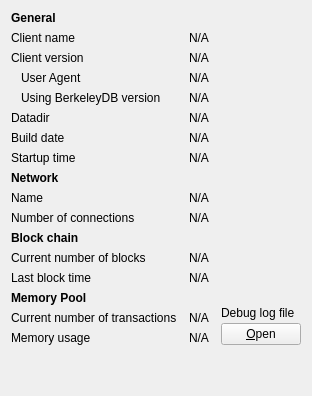
     <widget class="QWidget" name="tab_info">
      <attribute name="title">
       <string>&amp;Information</string>
      </attribute>
      <layout class="QGridLayout" name="gridLayout" columnstretch="0,1,0">
       <property name="horizontalSpacing">
        <number>12</number>
       </property>
       <item row="0" column="0">
        <widget class="QLabel" name="label_9">
         <property name="font">
          <font>
           <weight>75</weight>
           <bold>true</bold>
          </font>
         </property>
         <property name="text">
          <string>General</string>
         </property>
        </widget>
       </item>
       <item row="1" column="0">
        <widget class="QLabel" name="label_5">
         <property name="text">
          <string>Client name</string>
         </property>
        </widget>
       </item>
       <item row="1" column="1" colspan="2">
        <widget class="QLabel" name="clientName">
         <property name="cursor">
          <cursorShape>IBeamCursor</cursorShape>
         </property>
         <property name="text">
          <string>N/A</string>
         </property>
         <property name="textFormat">
          <enum>Qt::PlainText</enum>
         </property>
         <property name="textInteractionFlags">
          <set>Qt::LinksAccessibleByMouse|Qt::TextSelectableByKeyboard|Qt::TextSelectableByMouse</set>
         </property>
        </widget>
       </item>
       <item row="2" column="0">
        <widget class="QLabel" name="label_6">
         <property name="text">
          <string>Client version</string>
         </property>
        </widget>
       </item>
       <item row="2" column="1" colspan="2">
        <widget class="QLabel" name="clientVersion">
         <property name="cursor">
          <cursorShape>IBeamCursor</cursorShape>
         </property>
         <property name="text">
          <string>N/A</string>
         </property>
         <property name="textFormat">
          <enum>Qt::PlainText</enum>
         </property>
         <property name="textInteractionFlags">
          <set>Qt::LinksAccessibleByMouse|Qt::TextSelectableByKeyboard|Qt::TextSelectableByMouse</set>
         </property>
        </widget>
       </item>
       <item row="3" column="0">
        <widget class="QLabel" name="labelClientUserAgent">
         <property name="text">
          <string>User Agent</string>
         </property>
         <property name="indent">
          <number>10</number>
         </property>
        </widget>
       </item>
       <item row="3" column="1" colspan="2">
        <widget class="QLabel" name="clientUserAgent">
         <property name="cursor">
          <cursorShape>IBeamCursor</cursorShape>
         </property>
         <property name="text">
          <string>N/A</string>
         </property>
         <property name="textFormat">
          <enum>Qt::PlainText</enum>
         </property>
         <property name="textInteractionFlags">
          <set>Qt::LinksAccessibleByMouse|Qt::TextSelectableByKeyboard|Qt::TextSelectableByMouse</set>
         </property>
        </widget>
       </item>
       <item row="4" column="0">
        <widget class="QLabel" name="label_berkeleyDBVersion">
         <property name="text">
          <string>Using BerkeleyDB version</string>
         </property>
         <property name="indent">
          <number>10</number>
         </property>
        </widget>
       </item>
       <item row="4" column="1" colspan="2">
        <widget class="QLabel" name="berkeleyDBVersion">
         <property name="cursor">
          <cursorShape>IBeamCursor</cursorShape>
         </property>
         <property name="text">
          <string>N/A</string>
         </property>
         <property name="textFormat">
          <enum>Qt::PlainText</enum>
         </property>
         <property name="textInteractionFlags">
          <set>Qt::LinksAccessibleByMouse|Qt::TextSelectableByKeyboard|Qt::TextSelectableByMouse</set>
         </property>
        </widget>
       </item>
       <item row="5" column="0">
        <widget class="QLabel" name="label_05">
         <property name="text">
          <string>Datadir</string>
         </property>
        </widget>
       </item>
       <item row="5" column="1" colspan="2">
        <widget class="QLabel" name="dataDir">
         <property name="cursor">
          <cursorShape>IBeamCursor</cursorShape>
         </property>
         <property name="text">
          <string>N/A</string>
         </property>
         <property name="textFormat">
          <enum>Qt::PlainText</enum>
         </property>
         <property name="wordWrap">
          <bool>true</bool>
         </property>
         <property name="textInteractionFlags">
          <set>Qt::LinksAccessibleByMouse|Qt::TextSelectableByKeyboard|Qt::TextSelectableByMouse</set>
         </property>
        </widget>
       </item>
       <item row="6" column="0">
        <widget class="QLabel" name="label_12">
         <property name="text">
          <string>Build date</string>
         </property>
        </widget>
       </item>
       <item row="6" column="1" colspan="2">
        <widget class="QLabel" name="buildDate">
         <property name="cursor">
          <cursorShape>IBeamCursor</cursorShape>
         </property>
         <property name="text">
          <string>N/A</string>
         </property>
         <property name="textFormat">
          <enum>Qt::PlainText</enum>
         </property>
         <property name="textInteractionFlags">
          <set>Qt::LinksAccessibleByMouse|Qt::TextSelectableByKeyboard|Qt::TextSelectableByMouse</set>
         </property>
        </widget>
       </item>
       <item row="7" column="0">
        <widget class="QLabel" name="label_13">
         <property name="text">
          <string>Startup time</string>
         </property>
        </widget>
       </item>
       <item row="7" column="1" colspan="2">
        <widget class="QLabel" name="startupTime">
         <property name="cursor">
          <cursorShape>IBeamCursor</cursorShape>
         </property>
         <property name="text">
          <string>N/A</string>
         </property>
         <property name="textFormat">
          <enum>Qt::PlainText</enum>
         </property>
         <property name="textInteractionFlags">
          <set>Qt::LinksAccessibleByMouse|Qt::TextSelectableByKeyboard|Qt::TextSelectableByMouse</set>
         </property>
        </widget>
       </item>
       <item row="8" column="0">
        <widget class="QLabel" name="labelNetwork">
         <property name="font">
          <font>
           <weight>75</weight>
           <bold>true</bold>
          </font>
         </property>
         <property name="text">
          <string>Network</string>
         </property>
        </widget>
       </item>
       <item row="9" column="0">
        <widget class="QLabel" name="label_8">
         <property name="text">
          <string>Name</string>
         </property>
        </widget>
       </item>
       <item row="9" column="1" colspan="2">
        <widget class="QLabel" name="networkName">
         <property name="cursor">
          <cursorShape>IBeamCursor</cursorShape>
         </property>
         <property name="text">
          <string>N/A</string>
         </property>
         <property name="textFormat">
          <enum>Qt::PlainText</enum>
         </property>
         <property name="textInteractionFlags">
          <set>Qt::LinksAccessibleByMouse|Qt::TextSelectableByKeyboard|Qt::TextSelectableByMouse</set>
         </property>
        </widget>
       </item>
       <item row="10" column="0">
        <widget class="QLabel" name="label_7">
         <property name="text">
          <string>Number of connections</string>
         </property>
        </widget>
       </item>
       <item row="10" column="1" colspan="2">
        <widget class="QLabel" name="numberOfConnections">
         <property name="cursor">
          <cursorShape>IBeamCursor</cursorShape>
         </property>
         <property name="text">
          <string>N/A</string>
         </property>
         <property name="textFormat">
          <enum>Qt::PlainText</enum>
         </property>
         <property name="textInteractionFlags">
          <set>Qt::LinksAccessibleByMouse|Qt::TextSelectableByKeyboard|Qt::TextSelectableByMouse</set>
         </property>
        </widget>
       </item>
       <item row="11" column="0">
        <widget class="QLabel" name="label_10">
         <property name="font">
          <font>
           <weight>75</weight>
           <bold>true</bold>
          </font>
         </property>
         <property name="text">
          <string>Block chain</string>
         </property>
        </widget>
       </item>
       <item row="12" column="0">
        <widget class="QLabel" name="label_3">
         <property name="text">
          <string>Current number of blocks</string>
         </property>
        </widget>
       </item>
       <item row="12" column="1" colspan="2">
        <widget class="QLabel" name="numberOfBlocks">
         <property name="cursor">
          <cursorShape>IBeamCursor</cursorShape>
         </property>
         <property name="text">
          <string>N/A</string>
         </property>
         <property name="textFormat">
          <enum>Qt::PlainText</enum>
         </property>
         <property name="textInteractionFlags">
          <set>Qt::LinksAccessibleByMouse|Qt::TextSelectableByKeyboard|Qt::TextSelectableByMouse</set>
         </property>
        </widget>
       </item>
       <item row="13" column="0">
        <widget class="QLabel" name="labelLastBlockTime">
         <property name="text">
          <string>Last block time</string>
         </property>
        </widget>
       </item>
       <item row="13" column="1" colspan="2">
        <widget class="QLabel" name="lastBlockTime">
         <property name="cursor">
          <cursorShape>IBeamCursor</cursorShape>
         </property>
         <property name="text">
          <string>N/A</string>
         </property>
         <property name="textFormat">
          <enum>Qt::PlainText</enum>
         </property>
         <property name="textInteractionFlags">
          <set>Qt::LinksAccessibleByMouse|Qt::TextSelectableByKeyboard|Qt::TextSelectableByMouse</set>
         </property>
        </widget>
       </item>
       <item row="14" column="0">
        <widget class="QLabel" name="labelMempoolTitle">
         <property name="font">
          <font>
           <weight>75</weight>
           <bold>true</bold>
          </font>
         </property>
         <property name="text">
          <string>Memory Pool</string>
         </property>
        </widget>
       </item>
       <item row="15" column="0">
        <widget class="QLabel" name="labelNumberOfTransactions">
         <property name="text">
          <string>Current number of transactions</string>
         </property>
        </widget>
       </item>
       <item row="15" column="1">
        <widget class="QLabel" name="mempoolNumberTxs">
         <property name="cursor">
          <cursorShape>IBeamCursor</cursorShape>
         </property>
         <property name="text">
          <string>N/A</string>
         </property>
         <property name="textFormat">
          <enum>Qt::PlainText</enum>
         </property>
         <property name="textInteractionFlags">
          <set>Qt::LinksAccessibleByMouse|Qt::TextSelectableByKeyboard|Qt::TextSelectableByMouse</set>
         </property>
        </widget>
       </item>
       <item row="16" column="0">
        <widget class="QLabel" name="labelMemoryUsage">
         <property name="text">
          <string>Memory usage</string>
         </property>
        </widget>
       </item>
       <item row="16" column="1">
        <widget class="QLabel" name="mempoolSize">
         <property name="cursor">
          <cursorShape>IBeamCursor</cursorShape>
         </property>
         <property name="text">
          <string>N/A</string>
         </property>
         <property name="textFormat">
          <enum>Qt::PlainText</enum>
         </property>
         <property name="textInteractionFlags">
          <set>Qt::LinksAccessibleByMouse|Qt::TextSelectableByKeyboard|Qt::TextSelectableByMouse</set>
         </property>
        </widget>
       </item>
       <item row="14" column="2" rowspan="3">
        <layout class="QVBoxLayout" name="verticalLayoutDebugButton">
         <property name="spacing">
          <number>3</number>
         </property>
         <item>
          <spacer name="verticalSpacer_2">
           <property name="orientation">
            <enum>Qt::Vertical</enum>
           </property>
           <property name="sizeHint" stdset="0">
            <size>
             <width>10</width>
             <height>5</height>
            </size>
           </property>
          </spacer>
         </item>
         <item>
          <widget class="QLabel" name="labelDebugLogfile">
           <property name="text">
            <string>Debug log file</string>
           </property>
          </widget>
         </item>
         <item>
          <widget class="QPushButton" name="openDebugLogfileButton">
           <property name="toolTip">
            <string>Open the Altmarkets debug log file from the current data directory. This can take a few seconds for large log files.</string>
           </property>
           <property name="text">
            <string>&amp;Open</string>
           </property>
           <property name="autoDefault">
            <bool>false</bool>
           </property>
          </widget>
         </item>
        </layout>
       </item>
       <item row="18" column="0">
        <spacer name="verticalSpacer">
         <property name="orientation">
          <enum>Qt::Vertical</enum>
         </property>
         <property name="sizeHint" stdset="0">
          <size>
           <width>20</width>
           <height>40</height>
          </size>
         </property>
        </spacer>
       </item>
      </layout>
     </widget>
